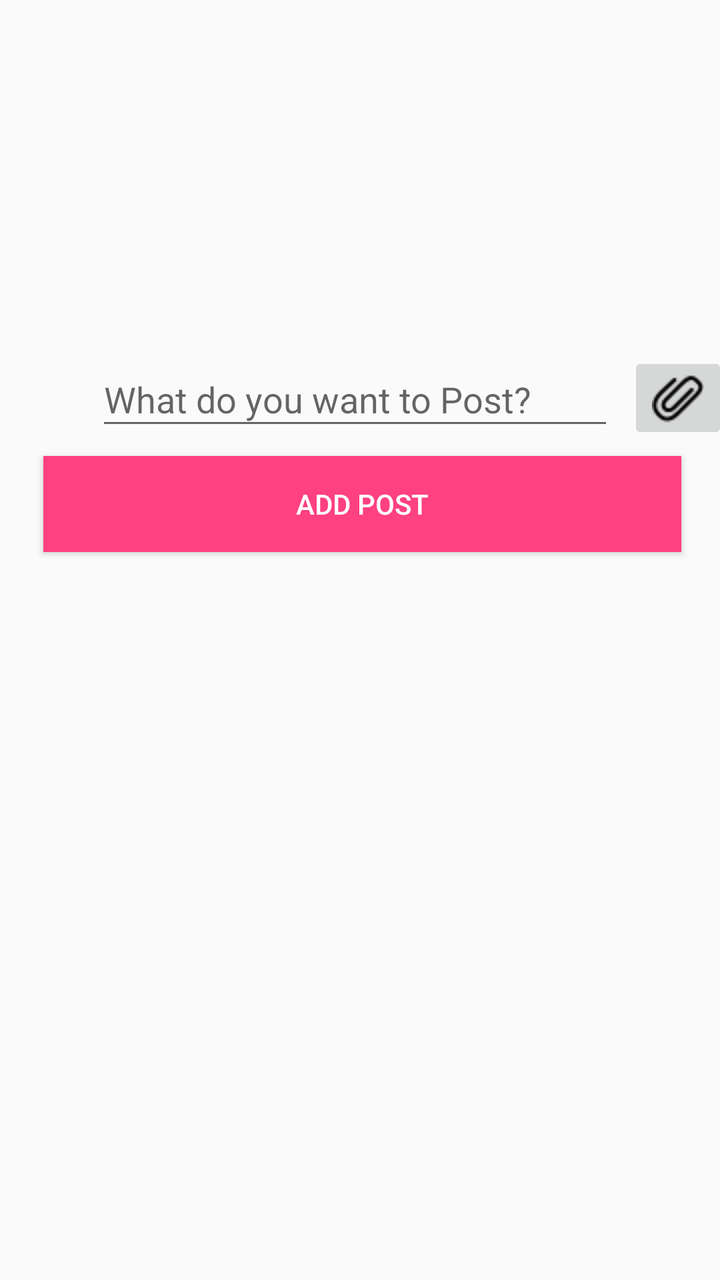
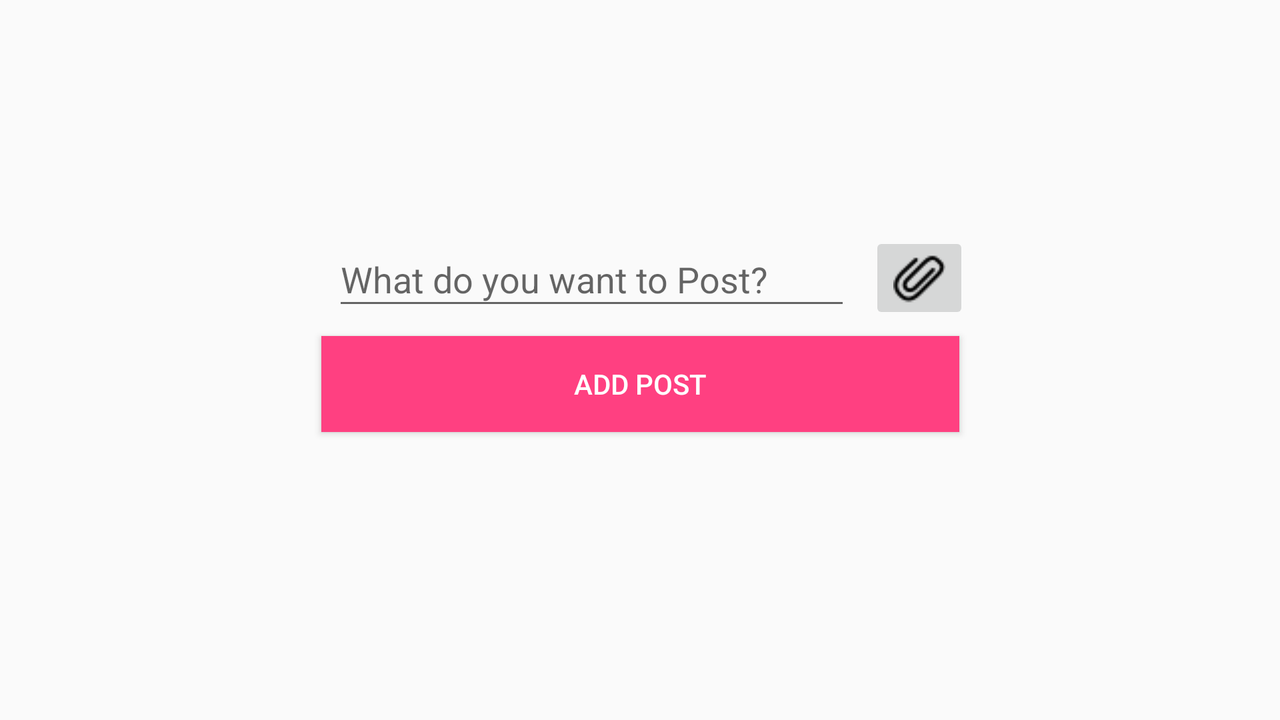

An Android layout and its configuration variant, each rendered on a device that would load it. The default file and the variant file are quoted in full after the pictures.
<!-- AndroidManifest.xml: application theme AppTheme -->
<!-- res/layout/activity_add_post.xml -->
<?xml version="1.0" encoding="utf-8"?>
<android.support.constraint.ConstraintLayout xmlns:android="http://schemas.android.com/apk/res/android"
    xmlns:app="http://schemas.android.com/apk/res-auto"
    xmlns:tools="http://schemas.android.com/tools"
    android:layout_width="match_parent"
    android:layout_height="match_parent"
    tools:context=".AddPostActivity">

    <Button
        android:id="@+id/addPostBtn"
        android:layout_width="319dp"
        android:layout_height="wrap_content"
        android:layout_marginTop="8dp"
        android:layout_marginBottom="8dp"
        android:background="@color/colorAccent"
        android:text="@string/add_post_btn_txt"
        android:textColor="@android:color/white"
        app:layout_constraintEnd_toEndOf="parent"
        app:layout_constraintHorizontal_bias="0.532"
        app:layout_constraintStart_toStartOf="parent"
        app:layout_constraintTop_toBottomOf="@+id/postEditText" />

    <EditText
        android:id="@+id/postEditText"
        android:layout_width="259dp"
        android:layout_height="44dp"
        android:layout_marginStart="48dp"
        android:layout_marginLeft="48dp"
        android:layout_marginTop="176dp"
        android:ems="10"
        android:hint="@string/add_post_placeholder"
        android:inputType="textMultiLine"
        app:layout_constraintStart_toStartOf="parent"
        app:layout_constraintTop_toTopOf="parent" />

    <ImageButton
        android:id="@+id/choose_btn"
        android:layout_width="wrap_content"
        android:layout_height="wrap_content"
        android:layout_marginStart="8dp"
        android:layout_marginLeft="8dp"
        android:layout_marginTop="176dp"
        android:layout_marginEnd="8dp"
        android:layout_marginRight="8dp"
        app:layout_constraintEnd_toEndOf="parent"
        app:layout_constraintHorizontal_bias="0.078"
        app:layout_constraintStart_toEndOf="@+id/postEditText"
        app:layout_constraintTop_toTopOf="parent"
        app:srcCompat="@drawable/attach_icon" />

    <ImageView
        android:id="@+id/attachment_img_view"
        android:layout_width="100dp"
        android:layout_height="100dp"
        android:layout_below="@id/addPostBtn"
        android:layout_marginStart="48dp"
        android:layout_marginLeft="48dp"
        android:layout_marginTop="8dp"
        android:src="@android:drawable/ic_menu_report_image"
        android:visibility="gone"
        app:layout_constraintStart_toStartOf="parent"
        app:layout_constraintTop_toBottomOf="@+id/addPostBtn"
        app:srcCompat="@drawable/baseline_photo_library_black_24dp" />

    
        
        
        
        
        
        
        
        
        
        
        

    
        
        
        
        
        
        
        
        
        
        
        
        

    <android.support.constraint.Group
        android:id="@+id/group"
        android:layout_width="wrap_content"
        android:layout_height="wrap_content" />

</android.support.constraint.ConstraintLayout>
<!-- resources referenced by this layout -->
<resources>
  <color name="colorAccent">#FF4081</color>
  <!-- drawable attach_icon: png bitmap (drawable, 646 bytes) -->
  <string name="add_post_btn_txt">Add Post</string>
  <string name="add_post_placeholder">What do you want to Post?</string>
  <style name="AppTheme" parent="Theme.AppCompat.Light.DarkActionBar">
          
          <item name="colorPrimary">@color/colorPrimary</item>
          <item name="colorPrimaryDark">@color/colorPrimaryDark</item>
          <item name="colorAccent">@color/colorAccent</item>
      </style>
  <color name="colorPrimary">#3F51B5</color>
  <color name="colorPrimaryDark">#303F9F</color>
</resources>
<!-- res/layout-land/activity_add_post.xml (the repository's variant of the layout above) -->
<!-- drawn on the phone turned sideways -->
<?xml version="1.0" encoding="utf-8"?>
<android.support.constraint.ConstraintLayout xmlns:android="http://schemas.android.com/apk/res/android"
    xmlns:app="http://schemas.android.com/apk/res-auto"
    xmlns:tools="http://schemas.android.com/tools"
    android:layout_width="match_parent"
    android:layout_height="match_parent"
    tools:context=".AddPostActivity">

    <Button
        android:id="@+id/addPostBtn"
        android:layout_width="319dp"
        android:layout_height="wrap_content"
        android:layout_marginStart="8dp"
        android:layout_marginLeft="8dp"
        android:layout_marginTop="8dp"
        android:layout_marginEnd="8dp"
        android:layout_marginRight="8dp"
        android:background="@color/colorAccent"
        android:text="@string/add_post_btn_txt"
        android:textColor="@android:color/white"
        app:layout_constraintEnd_toEndOf="parent"
        app:layout_constraintStart_toStartOf="parent"
        app:layout_constraintTop_toBottomOf="@+id/postEditText" />

    <EditText
        android:id="@+id/postEditText"
        android:layout_width="259dp"
        android:layout_height="44dp"
        android:layout_marginStart="8dp"
        android:layout_marginLeft="8dp"
        android:layout_marginTop="116dp"
        android:layout_marginEnd="8dp"
        android:layout_marginRight="8dp"
        android:ems="10"
        android:hint="@string/add_post_placeholder"
        android:inputType="textMultiLine"
        app:layout_constraintEnd_toEndOf="parent"
        app:layout_constraintHorizontal_bias="0.434"
        app:layout_constraintStart_toStartOf="parent"
        app:layout_constraintTop_toTopOf="parent" />

    <ImageButton
        android:id="@+id/choose_btn"
        android:layout_width="wrap_content"
        android:layout_height="wrap_content"
        android:layout_marginStart="8dp"
        android:layout_marginLeft="8dp"
        android:layout_marginTop="116dp"
        android:layout_marginEnd="8dp"
        android:layout_marginRight="8dp"
        app:layout_constraintEnd_toEndOf="parent"
        app:layout_constraintHorizontal_bias="0.01"
        app:layout_constraintStart_toEndOf="@+id/postEditText"
        app:layout_constraintTop_toTopOf="parent"
        app:srcCompat="@drawable/attach_icon" />

    <ImageView
        android:id="@+id/attachment_img_view"
        android:layout_width="100dp"
        android:layout_height="100dp"
        android:layout_below="@id/addPostBtn"
        android:src="@android:drawable/ic_menu_report_image"
        android:visibility="gone"
        app:srcCompat="@drawable/baseline_photo_library_black_24dp"
        tools:layout_editor_absoluteY="248dp" />

    
    
    
    
    
    
    
    
    
    
    
    

    
    
    
    
    
    
    
    
    
    
    
    
    

    <android.support.constraint.Group
        android:id="@+id/group"
        android:layout_width="wrap_content"
        android:layout_height="wrap_content" />

</android.support.constraint.ConstraintLayout>
